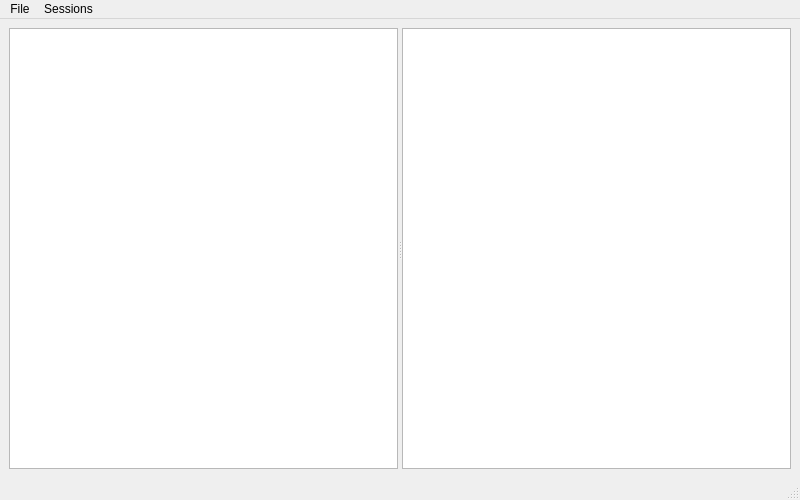
<?xml version="1.0" encoding="UTF-8"?>
<ui version="4.0">
 <class>MainWindowCodeEditor</class>
 <widget class="QMainWindow" name="MainWindowCodeEditor">
  <property name="geometry">
   <rect>
    <x>0</x>
    <y>0</y>
    <width>800</width>
    <height>500</height>
   </rect>
  </property>
  <property name="maximumSize">
   <size>
    <width>16777215</width>
    <height>16777215</height>
   </size>
  </property>
  <property name="windowTitle">
   <string>MainWindowCodeEditor</string>
  </property>
  <property name="styleSheet">
   <string notr="true"/>
  </property>
  <widget class="QWidget" name="centralwidget">
   <layout class="QGridLayout" name="gridLayout">
    <item row="1" column="0">
     <widget class="QSplitter" name="splitter">
      <property name="orientation">
       <enum>Qt::Horizontal</enum>
      </property>
      <widget class="QWidget" name="horizontalLayoutWidget">
       <layout class="QHBoxLayout" name="horizontalLayout">
        <item>
         <widget class="QTreeView" name="fileSystemTreeView">
          <property name="minimumSize">
           <size>
            <width>190</width>
            <height>0</height>
           </size>
          </property>
         </widget>
        </item>
       </layout>
      </widget>
      <widget class="QPlainTextEdit" name="codeEditor">
       <property name="sizePolicy">
        <sizepolicy hsizetype="Expanding" vsizetype="Expanding">
         <horstretch>0</horstretch>
         <verstretch>0</verstretch>
        </sizepolicy>
       </property>
       <property name="focusPolicy">
        <enum>Qt::StrongFocus</enum>
       </property>
       <property name="layoutDirection">
        <enum>Qt::LeftToRight</enum>
       </property>
       <property name="tabStopDistance">
        <double>25.000000000000000</double>
       </property>
      </widget>
     </widget>
    </item>
   </layout>
  </widget>
  <widget class="QMenuBar" name="menubar">
   <property name="enabled">
    <bool>true</bool>
   </property>
   <property name="geometry">
    <rect>
     <x>0</x>
     <y>0</y>
     <width>800</width>
     <height>21</height>
    </rect>
   </property>
   <property name="defaultUp">
    <bool>false</bool>
   </property>
   <widget class="QMenu" name="menuFile">
    <property name="title">
     <string>File</string>
    </property>
    <addaction name="actionNew_File"/>
    <addaction name="separator"/>
    <addaction name="actionOpen_Folder"/>
    <addaction name="actionOpen_File"/>
    <addaction name="separator"/>
    <addaction name="actionSave"/>
    <addaction name="actionSave_As"/>
    <addaction name="separator"/>
    <addaction name="actionExit"/>
    <addaction name="separator"/>
   </widget>
   <widget class="QMenu" name="menuSession">
    <property name="title">
     <string>Sessions</string>
    </property>
    <addaction name="actionCreateSession"/>
    <addaction name="actionJoinSession"/>
    <addaction name="separator"/>
    <addaction name="actionShowListUsers"/>
    <addaction name="actionLeaveSession"/>
   </widget>
   <addaction name="menuFile"/>
   <addaction name="menuSession"/>
  </widget>
  <widget class="QStatusBar" name="statusbar"/>
  <action name="actionNew_File">
   <property name="text">
    <string>&amp;New File</string>
   </property>
   <property name="shortcut">
    <string>Ctrl+N</string>
   </property>
  </action>
  <action name="actionOpen_File">
   <property name="text">
    <string>&amp;Open File</string>
   </property>
   <property name="shortcut">
    <string>Ctrl+O</string>
   </property>
  </action>
  <action name="actionOpen_Folder">
   <property name="text">
    <string>Open &amp;Folder</string>
   </property>
   <property name="shortcut">
    <string>Ctrl+Shift+O</string>
   </property>
  </action>
  <action name="actionSave">
   <property name="text">
    <string>&amp;Save</string>
   </property>
  </action>
  <action name="actionSave_As">
   <property name="text">
    <string>Save &amp;As</string>
   </property>
  </action>
  <action name="actionExit">
   <property name="text">
    <string>E&amp;xit</string>
   </property>
  </action>
  <action name="actionCreateSession">
   <property name="text">
    <string>Create</string>
   </property>
  </action>
  <action name="actionJoinSession">
   <property name="text">
    <string>Join</string>
   </property>
  </action>
  <action name="actionShowListUsers">
   <property name="enabled">
    <bool>true</bool>
   </property>
   <property name="text">
    <string>List Users</string>
   </property>
  </action>
  <action name="actionLeaveSession">
   <property name="enabled">
    <bool>true</bool>
   </property>
   <property name="text">
    <string>Leave</string>
   </property>
  </action>
 </widget>
 <resources/>
 <connections/>
</ui>
